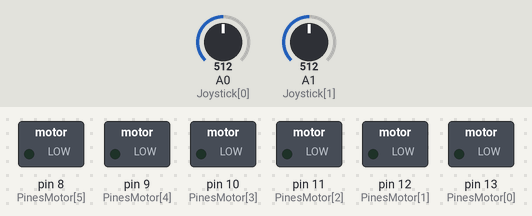
This sketch was run on a simulated Arduino Uno, built with avr-gcc and run on an emulated ATmega328P. Shown: switched loads named in the sketch (green lamp = pin HIGH). The test bench sets the inputs (shaded band); at power-on: A0 (Joystick[0]) = 512, A1 (Joystick[1]) = 512. What the sketch prints to the serial monitor is not drawn.

Above: at 1.2 s.
1.3 s: A0 (Joystick[0]) set to 563
At 2.5 s:
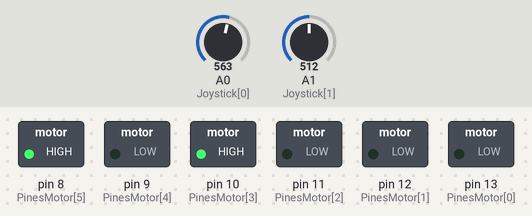
2.8 s: A1 (Joystick[1]) set to 751
4.5 s: A1 (Joystick[1]) set to 775
At 4.9 s:
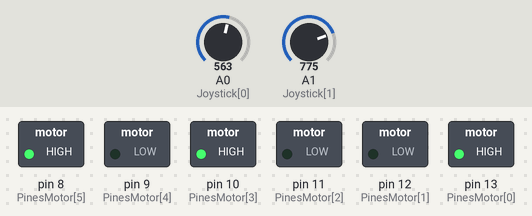
6.0 s: A0 (Joystick[0]) set to 495
8.1 s: A0 (Joystick[0]) set to 471
At 9.0 s:
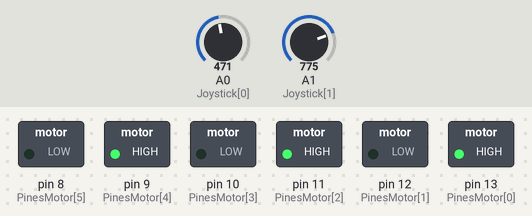
9.6 s: A1 (Joystick[1]) set to 511
At 10.7 s:
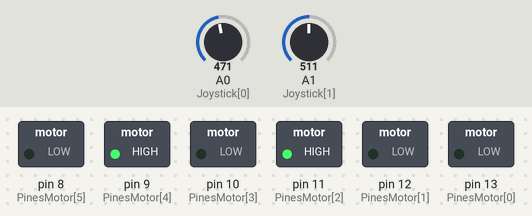
Timing chart, 0 to 12.1 s (numbered marks = the images above; inputs shaded):
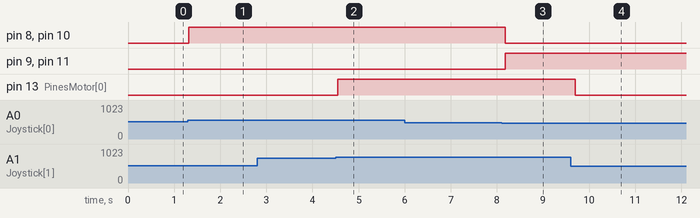

The sketch:

RobotJoystick.ino
```cpp
const byte PinesMotor[6] = {13, 12, 11, 10, 9, 8};
//EN1,EN2,IN1,IN2,IN3,IN4

// Configuracion de las direcciones:
byte VAdelante[6] = {0, 0, 0, 1, 0, 1};
byte VAtras[6] = {0, 0, 1, 0, 1, 0};
byte VStop[6] = {0, 0, 0, 0, 0, 0};

int Velocidad[4]; //Velocidad para cada direccion

const int Joystick[2] = {A0, A1}; //Joystick eje x, Joystick eje y
int ValorJoystick[2]; //Variables que guardan el valor del Joystick

int error = 30; //Valor de error que incluimos en los potenciometros
int OrigenX = 515; //Valor de origen del eje x
int OrigenY = 503; //Valor de origen del eje y


void setup() {
  Serial.begin(9600);
  for (int i = 0; i < 6; i++) {
    pinMode(PinesMotor[i], OUTPUT);
  }
}

void loop() {


  for (int i = 0; i < 2; i++) {
    ValorJoystick[i] = analogRead(Joystick[i]); //[0] eje x; [1] eje y
  }

  Velocidad[0] = map(ValorJoystick[0], OrigenX, 1023, 0, 255); //Velocidad Eje X Adelante
  Velocidad[1] = map(ValorJoystick[0], OrigenX, 0, 0, 255); //Velocidad Eje X Atras

  Velocidad[2] = map(ValorJoystick[1], OrigenY, 1023, 0, 255); //Velocidad Eje Y Derecha
  Velocidad[3] = map(ValorJoystick[1], OrigenY, 0, 0, 255); //Velocidad Eje Y Izquierda


  Serial.print("  X:" );
  Serial.print(ValorJoystick[0]);
  Serial.print(" | Y: ");
  Serial.print(ValorJoystick[1]);

  if (ValorJoystick[0] > (OrigenX + error) and ValorJoystick[1] < (OrigenY - error) ) { //Adelante Izquierda
    Adelante(Velocidad[0], Velocidad[3]);
    Serial.print(" |  Adelante Izquierda");
  }
  else if (ValorJoystick[0] > (OrigenX + error) and ValorJoystick[1] > (OrigenY + error)) { //Adelante Derecha
    Adelante(Velocidad[2], Velocidad[0]);
    Serial.print(" |  Adelante Derecha");
  }
  else if (ValorJoystick[0] > (OrigenX + error)) { //Adelante
    Adelante(Velocidad[0], Velocidad[0]);
    Serial.print(" |  Adelante");
  }
  else if (ValorJoystick[0] < (OrigenX - error) and ValorJoystick[1] < (OrigenY - error)) { //Atras Izquierda
    Atras(Velocidad[1], Velocidad[3]);
    Serial.print(" |  Atras Izquierda");
  }
  else if (ValorJoystick[0] < (OrigenX - error) and ValorJoystick[1] > (OrigenY + error)) { //Atras Derecha
    Atras(Velocidad[2], Velocidad[1]);
    Serial.print(" |  Atras Derecha");
  }
  else if (ValorJoystick[0] < (OrigenX - error)) { //Atras
    Atras(Velocidad[1], Velocidad[1]);
    Serial.print(" |  Atras");
  }
  else if ( ValorJoystick[1] > (OrigenY + error) ) { // Derecha
    Adelante(Velocidad[2], 0);
    Serial.print(" | Derecha");
  }

  else if ( ValorJoystick[1] < (OrigenY - error) ) { // Izquierda
    Adelante(0, Velocidad[3]);
    Serial.print(" | Izquierda");
  }

  else { //Ninguna accion
    Serial.print(" |  Stop");
    Stop();
  }

  delay(100);

}

// Funciones de movimiento del motor:

void Adelante(int Velocidad1, int Velocidad2) {
  for (int i = 0; i < 6; i++) {
    digitalWrite(PinesMotor[i], VAdelante[i]);
  }
  analogWrite(PinesMotor[0], Velocidad1);
  analogWrite(PinesMotor[1], Velocidad2);
}

void Atras(int Velocidad1, int Velocidad2) {
  for (int i = 0; i < 6; i++) {
    digitalWrite(PinesMotor[i], VAtras[i]);
  }
  analogWrite(PinesMotor[0], Velocidad1);
  analogWrite(PinesMotor[1], Velocidad2);
}

void Stop() {
  for (int i = 0; i < 6; i++) {
    digitalWrite(PinesMotor[i], VStop[i]);
  }
}
```

Measured:
- the behaviour switches between 545 and 546 on A0 (Joystick[0]) (found by bisection; images 0 and 1)
- the behaviour switches between 764 and 765 on A1 (Joystick[1]) (found by bisection; images 1 and 2)
- the behaviour switches between 485 and 484 on A0 (Joystick[0]) (found by bisection; images 2 and 3)
- after the input at 1.3 s, pin 8 (PinesMotor[5]), pin 10 (PinesMotor[3]): LOW → HIGH at once
- after the input at 2.8 s, every drawn part: stays the same
- after the input at 4.5 s, pin 13 (PinesMotor[0]): LOW → HIGH at once
- after the input at 8.1 s, pin 8 (PinesMotor[5]), pin 10 (PinesMotor[3]): HIGH → LOW after 0.08 s; pin 9 (PinesMotor[4]), pin 11 (PinesMotor[2]): LOW → HIGH after 0.08 s
- after the input at 9.6 s, pin 13 (PinesMotor[0]): HIGH → LOW after 0.10 s
